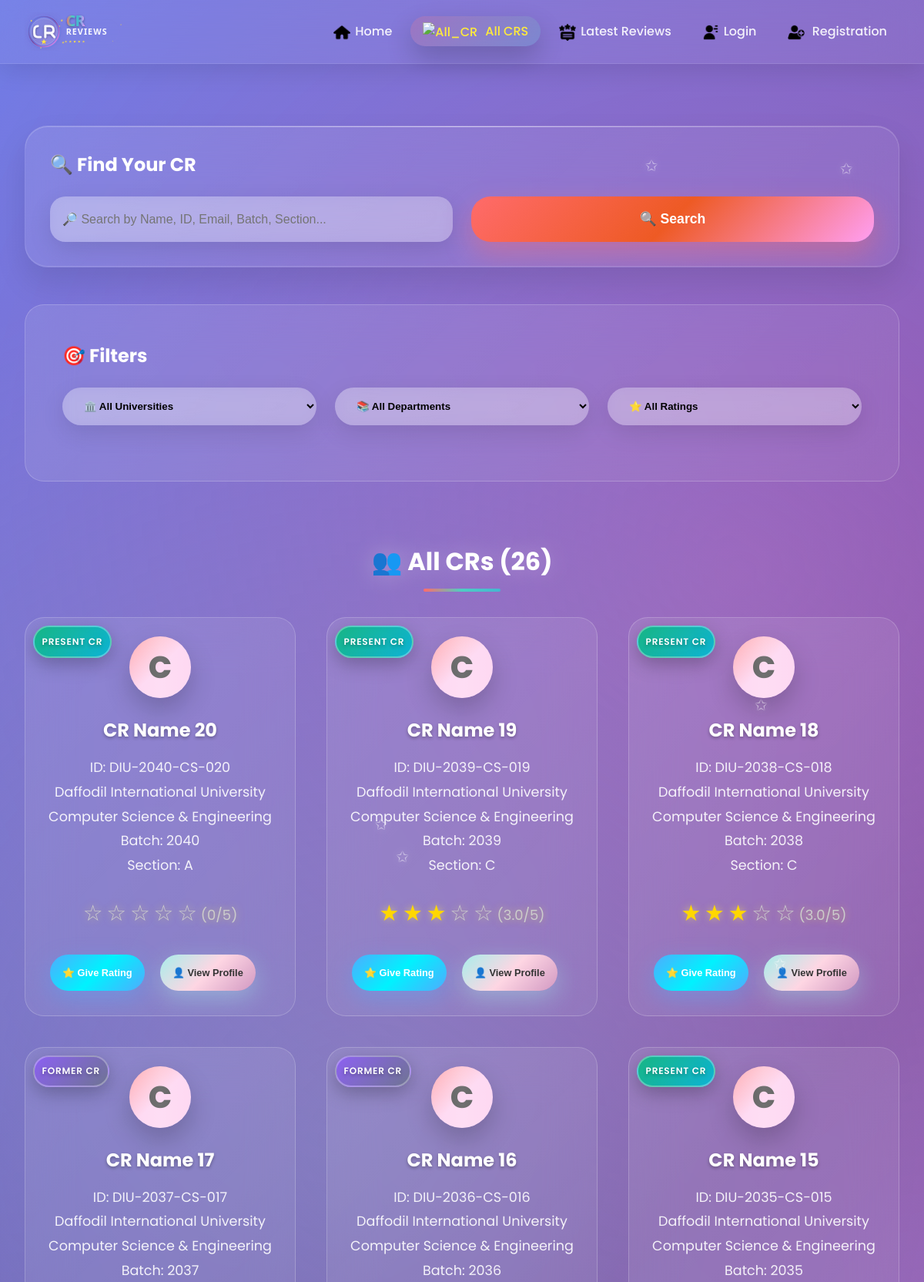
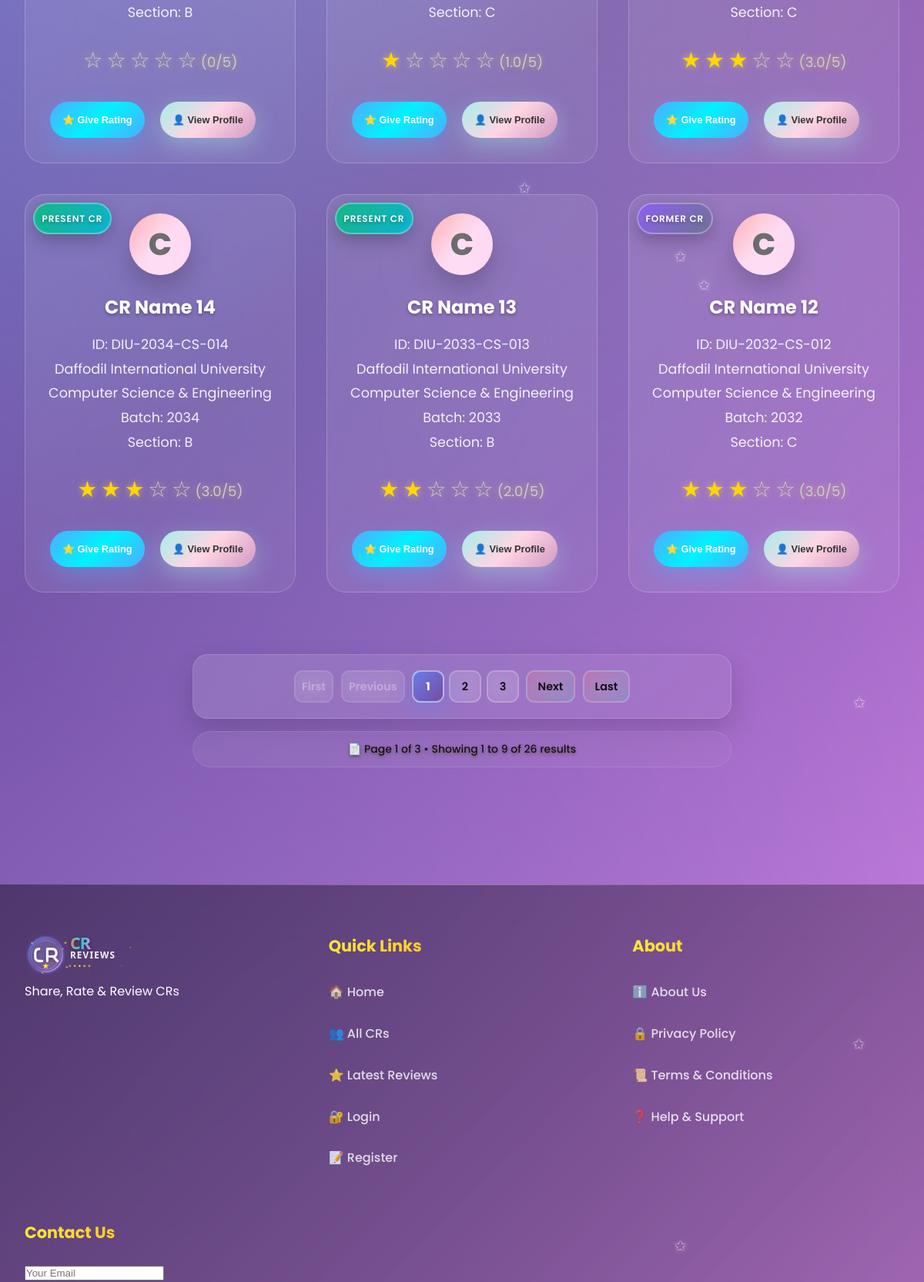
Screenshot of /all_cr/ (upper part) with the database file from the repository (2 pictures, top to bottom).
### cr/models.py (models this page shows, shortened)
class CrProfile(models.Model):
    user=models.OneToOneField('userprofile.User', on_delete=models.CASCADE,related_name='user_profile')
    university=models.ForeignKey(University, on_delete=models.CASCADE,related_name='university_crs')
    department=models.ForeignKey(Department, on_delete=models.CASCADE,related_name='department_crs')
    cr_status = models.CharField(
    max_length=20,
    choices=[('Present', 'Present CR'), ('Former', 'Former CR')],
    default='Present'
    )
    profile_picture = models.ImageField(upload_to='cr_profile_pictures/', blank=True, null=True)
    name = models.CharField(max_length=100)
    gender = models.CharField(choices=[('M', 'Male'), ('F', 'Female')], max_length=1)
    email = models.EmailField(blank=True, null=True)
    phone = models.CharField(max_length=30, blank=True, null=True)
    st_id = models.CharField(max_length=50, unique=True)
    batch = models.CharField(max_length=20)
    dept_batch = models.CharField(max_length=20 , blank=True, null=True)
    section = models.CharField(max_length=10)
    bio = models.TextField(blank=True, null=True)
    date_of_birth = models.DateField(blank=True, null=True)
    slug = models.SlugField(unique=True, blank=True)
    facebook_url = models.URLField(default='https://www.facebook.com/')
    instagram_url = models.URLField(default='https://www.instagram.com/')
    linkedin_url = models.URLField(default='https://www.linkedin.com/')
    created_at=models.DateTimeField(auto_now_add=True)
    updated_at=models.DateTimeField(auto_now=True)
    deleted_at=models.DateTimeField(auto_now=True,blank=True,null=True)
    @property
    def average_rating(self):
        avg=self.cr_reviews.aggregate(Avg('rating'))['rating__avg']
        return round(avg,1) if avg else 0

class University(models.Model):
    Public = "Public"
    Private = "Private"
    university_type = [
        (Public,"Public"),
        (Private,"Private"),
    ]
    title =models.CharField(max_length=100,unique=True,blank=False,null=False)
    type =models.CharField(max_length=100,choices=university_type)
    address=models.CharField(max_length=150, blank=True, null=True)
    slug=models.SlugField(blank=True,unique=True)
    created_at=models.DateTimeField(auto_now_add=True)
    updated_at=models.DateTimeField(auto_now=True)
    daleted_at=models.DateTimeField(auto_now=True,blank=True,null=True)
    def __str__(self):
        return self.title

class Department(models.Model):
    university=models.ForeignKey(University, on_delete=models.CASCADE,related_name='departments')
    title=models.CharField(max_length=50,unique=True,blank=False,null=False)
    code=models.CharField(max_length=50,unique=True,blank=True,null=True)
    slug=models.SlugField(blank=True,unique=True)
    created_at=models.DateTimeField(auto_now_add=True)
    updated_at=models.DateTimeField(auto_now=True)
    daleted_at=models.DateTimeField(auto_now=True,blank=True,null=True)
    def __str__(self):
        return self.title

### cr/views.py (the view, shortened to what this page needs)
# urls.py: path('all_cr/',all_cr,name='all_cr'),
def all_cr(request):
    search_query = request.GET.get('search')
    university_filter = request.GET.get('university')
    department_filter = request.GET.get('department')
    rating_filter = request.GET.get('rating')
    crs = CrProfile.objects.all()
    if university_filter:
        crs = crs.filter(university__id=university_filter)
    if department_filter:
        crs = crs.filter(department__id=department_filter)
    if rating_filter:
        filtered_crs = []
        for cr in crs:
            avg_rating = cr.average_rating
            if rating_filter == '5' and avg_rating >= 4.5:
                filtered_crs.append(cr)
            elif rating_filter == '4' and 3.5 <= avg_rating < 4.5:
                filtered_crs.append(cr)
            elif rating_filter == '3' and 2.5 <= avg_rating < 3.5:
                filtered_crs.append(cr)
            elif rating_filter == '2' and 1.5 <= avg_rating < 2.5:
                filtered_crs.append(cr)
            elif rating_filter == '1' and avg_rating < 1.5:
                filtered_crs.append(cr)
        crs = filtered_crs
    else:
        crs = crs.order_by('-created_at')
    paginator = Paginator(crs, 9)
    page_number =  request.GET.get('page',1)
    try:
        crs = paginator.page(page_number)
    except PageNotAnInteger:
        crs = paginator.page(1)
    except EmptyPage:
        crs = paginator.page(1)
    universities = University.objects.all().order_by('title')
    departments = Department.objects.all().order_by('title')
    context={
        'cr':crs,
        'paginator':paginator,
        'universities':universities,
        'departments':departments,
        'university_filter':university_filter,
        'department_filter':department_filter,
        'rating_filter':rating_filter,
    }
    return render(request,'all_cr.html',context)

### templates/all_cr.html (shortened to what this page needs)
{% extends 'base.html' %}
{% load static %}
{% block content %}
    <div id="all-cr" class="page">
        <div class="container">
            <div class="search-section">
                <h3 style="color: white; margin-bottom: 1.5rem; font-size: 1.5rem; font-weight: 700;">🔍 Find Your CR</h3>
                <form method="GET" action="{% url 'all_cr' %}" class="search-bar">
                    <input
                        type="text"
                        name="search"
                        class="search-input"
                        placeholder="🔎 Search by Name, ID, Email, Batch, Section..."
                        value="{{ request.GET.search }}"
                    >
                    <button type="submit" class="search-btn">🔍 Search</button>
                </form>
            </div>
            <div class="filter-section">
                <h3 style="color: white; margin-bottom: 1.5rem; font-size: 1.5rem; font-weight: 700;">🎯 Filters</h3>
                <form method="GET" action="{% url 'all_cr' %}" id="filterForm">
                    <div class="filter-row">
                        <select name="university" class="filter-select" onchange="this.form.submit()">
                            <option value="">🏛️ All Universities</option>
                        </select>
                        <select name="department" class="filter-select" onchange="this.form.submit()">
                            <option value="">📚 All Departments</option>
                        </select>
                        <select name="rating" class="filter-select" onchange="this.form.submit()">
                            <option value="">⭐ All Ratings</option>
                        </select>
                    </div>
                </form>
            </div>
            <div class="section">
                <h2 class="section-title">
                    {% if request.GET.search or request.GET.university or request.GET.department or request.GET.rating %}
                        🎯 {{ cr.paginator.count }} CR{{ cr.paginator.count|pluralize }} found
                    {% else %}
                        👥 All CRs ({{ cr.paginator.count }})
                    {% endif %}
                </h2>
                {% if cr %}
                    <div class="grid">
                        {% for cr_item in cr %}
                            {% with cr=cr_item %}
                                {% include "cr_card.html" %}
                            {% endwith %}
                        {% endfor %}
                    </div>
                {% endif %}
            </div>
            {% include 'pagination.html' %}
        </div>
    </div>
{% endblock content %}

### templates/cr_card.html
<div class="card">
  <div class="cr-status-badge {{ cr.cr_status|lower }}">
    {% if cr.cr_status == 'Present' %}
      <span class="badge-text">Present CR</span>
    {% else %}
      <span class="badge-text">Former CR</span>
    {% endif %}
  </div>
  <div class="profile-photo">
    {% if cr.profile_picture %}
    <img src="{{ cr.profile_picture.url }}" alt="{{ cr.name }}" />
    {% else %}
    <span>{{ cr.name|first|upper }}</span>
    {% endif %}
  </div>
  <div class="cr-name">{{cr.name}}</div>
  <div class="cr-details">
    ID: {{cr.st_id}}<br />
    {{cr.university}}<br />
    {{cr.department}}<br />
    Batch: {{cr.batch}}<br />
    Section: {{cr.section}}<br />
  </div>
  <div class="rating">
    {% for i in "12345" %} {% if forloop.counter <= cr.average_rating %}
    <span class="star filled">★</span>
    {% else %}
    <span class="star">☆</span>
    {% endif %} {% endfor %}
    <span class="star_avg">({{ cr.average_rating }}/5)</span>
  </div>
  <button
    class="btn"
    onclick="openRatingModal('{{ cr.slug }}', '{{ cr.name }}')">
    ⭐ Give Rating
  </button>
  <button
    class="btn btn-secondary"
    onclick="window.location.href='{% url 'cr_profile' cr.slug %}'">
    👤 View Profile
  </button>
</div>

### rows the page displays
CrProfile: cr_status "PRESENT CR", name|first "C", name "CR Name 20", st_id "DIU-2040-CS-020", university "Daffodil International University", department "Computer Science & Engineering", batch "2040", section "A", average_rating "0"
CrProfile: cr_status "PRESENT CR", name|first "C", name "CR Name 19", st_id "DIU-2039-CS-019", university "Daffodil International University", department "Computer Science & Engineering", batch "2039", section "C", average_rating "3.0"
CrProfile: cr_status "PRESENT CR", name|first "C", name "CR Name 18", st_id "DIU-2038-CS-018", university "Daffodil International University", department "Computer Science & Engineering", batch "2038", section "C", average_rating "3.0"
CrProfile: cr_status "FORMER CR", name|first "C", name "CR Name 17", st_id "DIU-2037-CS-017", university "Daffodil International University", department "Computer Science & Engineering", batch "2037", section "B", average_rating "0"
CrProfile: cr_status "FORMER CR", name|first "C", name "CR Name 16", st_id "DIU-2036-CS-016", university "Daffodil International University", department "Computer Science & Engineering", batch "2036", section "C", average_rating "1.0"
CrProfile: cr_status "PRESENT CR", name|first "C", name "CR Name 15", st_id "DIU-2035-CS-015", university "Daffodil International University", department "Computer Science & Engineering", batch "2035", section "C", average_rating "3.0"
CrProfile: cr_status "PRESENT CR", name|first "C", name "CR Name 14", st_id "DIU-2034-CS-014", university "Daffodil International University", department "Computer Science & Engineering", batch "2034", section "B", average_rating "3.0"
CrProfile: cr_status "PRESENT CR", name|first "C", name "CR Name 13", st_id "DIU-2033-CS-013", university "Daffodil International University", department "Computer Science & Engineering", batch "2033", section "B", average_rating "2.0"
CrProfile: cr_status "FORMER CR", name|first "C", name "CR Name 12", st_id "DIU-2032-CS-012", university "Daffodil International University", department "Computer Science & Engineering", batch "2032", section "C", average_rating "3.0"

### other values shown
{{ cr.paginator.count }} "26"
{{ num }} "1"
{{ num }} "2" "3"
{{ cr.number }} "1"
{{ cr.paginator.num_pages }} "3"
{{ cr.start_index }} "1"
{{ cr.end_index }} "9"
